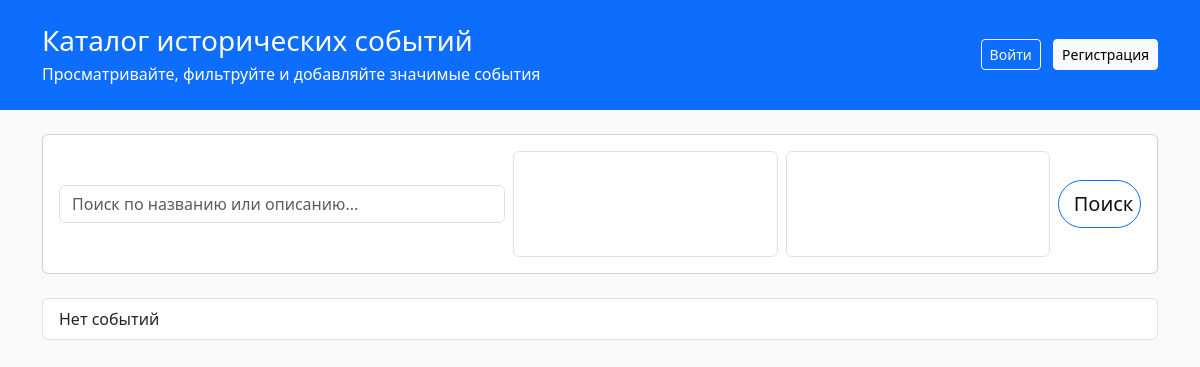
The app's page /, older data.
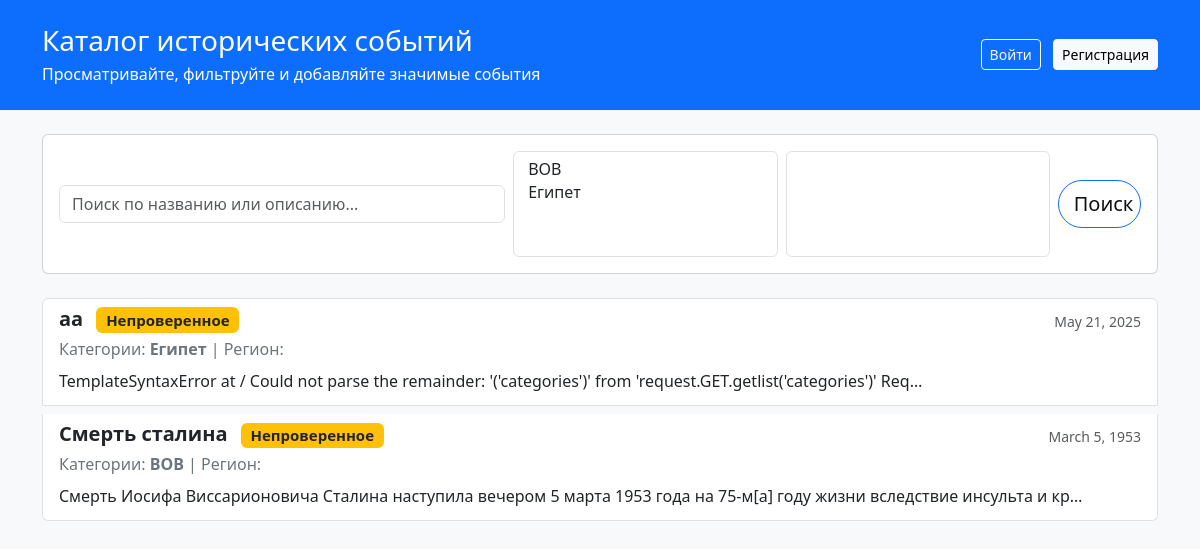
The same page, newer data.
### history/models.py (models this page shows, shortened)
class Event(models.Model):
    STATUS_CHOICES = [
        ('pending', 'Непроверенное'),
        ('approved', 'Проверенное'),
    ]
    title = models.CharField(max_length=200)
    date = models.DateField()
    description = models.TextField()
    image = models.ImageField(upload_to='event_images/', blank=True, null=True)
    categories = models.ManyToManyField(Category, related_name='events')
    tags = models.ManyToManyField(Tag, related_name='events', blank=True)
    region = models.CharField(max_length=100, blank=True)
    status = models.CharField(max_length=20, choices=STATUS_CHOICES, default='pending')
    created_at = models.DateTimeField(auto_now_add=True)
    updated_at = models.DateTimeField(auto_now=True)

class Category(models.Model):
    name = models.CharField(max_length=100, unique=True)
    description = models.TextField(blank=True)

### history/views.py (the view)
# urls.py: path('', views.index, name='index'),
def index(request):
    events = Event.objects.all().order_by('-date')
    categories = Category.objects.all()
    regions = Event.objects.exclude(region='').values_list('region', flat=True).distinct()
    q = request.GET.get('q', '').strip()
    if q:
        events = events.filter(title__icontains=q) | events.filter(description__icontains=q)
    cat_ids = request.GET.getlist('categories')
    if cat_ids:
        events = events.filter(categories__id__in=cat_ids).distinct()
    region_list = request.GET.getlist('regions')
    if region_list:
        events = events.filter(region__in=region_list)
    return render(request, 'history/index.html', {
        'events': events,
        'categories': categories,
        'regions': regions,
        'user': request.user,
        'selected_categories': cat_ids,
        'selected_regions': region_list,
    })

### history/templates/history/index.html (shortened to what this page needs)
<!DOCTYPE html>
<html lang="ru">
<head>
    <link href="https://cdn.jsdelivr.net/npm/bootstrap@5.3.0/dist/css/bootstrap.min.css" rel="stylesheet">
    <link rel="stylesheet" href="https://cdn.jsdelivr.net/npm/choices.js/public/assets/styles/choices.min.css" />
</head>
<body class="bg-light">
    <header class="bg-primary text-white py-4 mb-4">
        <div class="container">
            <div class="d-flex justify-content-between align-items-center">
                <div>
                    <h1 class="h3 mb-1">Каталог исторических событий</h1>
                    <p class="mb-0">Просматривайте, фильтруйте и добавляйте значимые события</p>
                </div>
                <div>
                    {% if user.is_authenticated %}
                        <span class="me-2">Здравствуйте, <b>{{ user.username }}</b>!</span>
                        <a href="/logout/" class="btn btn-outline-light btn-sm">Выйти</a>
                    {% else %}
                        <a href="/login/" class="btn btn-outline-light btn-sm me-2">Войти</a>
                        <a href="/register/" class="btn btn-light btn-sm">Регистрация</a>
                    {% endif %}
                </div>
            </div>
        </div>
    </header>
    <main class="container">
        <div class="card mb-4 p-3">
            <form class="row g-2 align-items-center" action="/" method="get" autocomplete="off">
                <div class="col-md-5">
                    <input type="text" name="q" class="form-control" placeholder="Поиск по названию или описанию..." value="{{ request.GET.q|default:'' }}" />
                </div>
                <div class="col-md-3">
                    <select class="form-select" id="filter_categories" name="categories" multiple>
                        {% for cat in categories %}
                            <option value="{{ cat.id }}" {% if cat.id|stringformat:'s' in selected_categories %}selected{% endif %}>{{ cat.name }}</option>
                        {% endfor %}
                    </select>
                </div>
                <div class="col-md-3">
                    <select class="form-select" id="filter_regions" name="regions" multiple>
                    </select>
                </div>
                <div class="col-md-1 d-flex flex-column gap-2 align-items-stretch justify-content-between">
    <button type="submit" class="btn btn-outline-primary btn-lg d-flex align-items-center justify-content-center w-100 h-100 text-dark" style="border-radius:2rem; min-height:48px; color:#111;">
         <span style="color:#111;">Поиск</span>
    </button>
</div>
            </form>
        </div>
        <div class="list-group">
            {% for event in events %}
            <div class="list-group-item mb-2">
                <div class="d-flex w-100 justify-content-between align-items-center">
                    <h5 class="mb-1"><a href="{% url 'event_detail' event.id %}" class="text-decoration-none text-dark fw-bold">{{ event.title }}
{% if event.status == 'pending' %}
  <span class="badge bg-warning text-dark ms-2">Непроверенное</span>
{% endif %}</a></h5>
                    <small class="text-muted">{{ event.date }}</small>
                </div>
                <div class="mb-2 text-secondary">
                    Категории: {% for cat in event.categories.all %}<b>{{ cat.name }}</b>{% if not forloop.last %}, {% endif %}{% endfor %} | Регион: <b>{{ event.region }}</b>
                </div>
                <p class="mb-1">{{ event.description|truncatechars:120 }}</p>
            </div>
            {% empty %}
            <div class="list-group-item">Нет событий</div>
            {% endfor %}
        </div>
    </main>
</body>
</html>

Row changes from the older to the newer data that the page shows:
added Event: title "аа", status "Непроверенное", date "May 21, 2025", description "TemplateSyntaxError at / Could not parse the remainder: '('categories')' from 'request.GET.getlist('categories')' Req…"
added Category: {{ cat.id }} 2 (drawn), name "Египет"
added Event: title "Смерть сталина", status "Непроверенное", date "March 5, 1953", description "Смерть Иосифа Виссарионовича Сталина наступила вечером 5 марта 1953 года на 75-м[a] году жизни вследствие инсульта и кр…"
added Category: {{ cat.id }} 1 (drawn), name "ВОВ"
Text that changed along with them:
form field categories: (not shown) → "ВОВ / Египет"
text no longer shown: "Нет событий"
